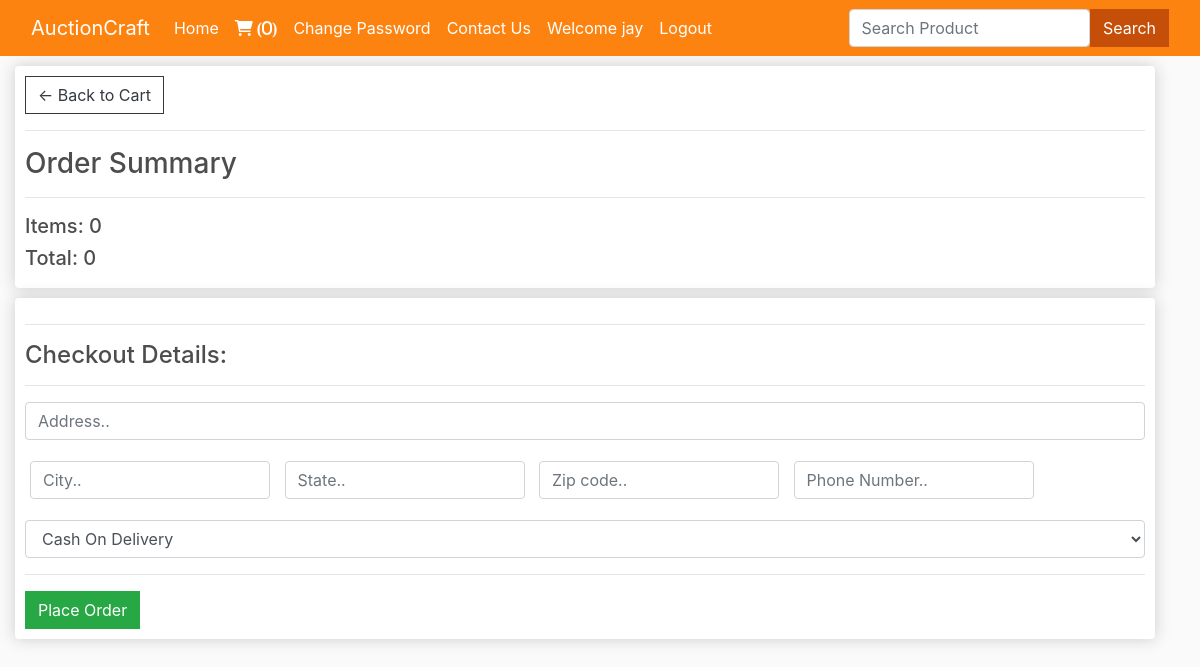
Page /checkout/ (signed in) on the earlier database version.
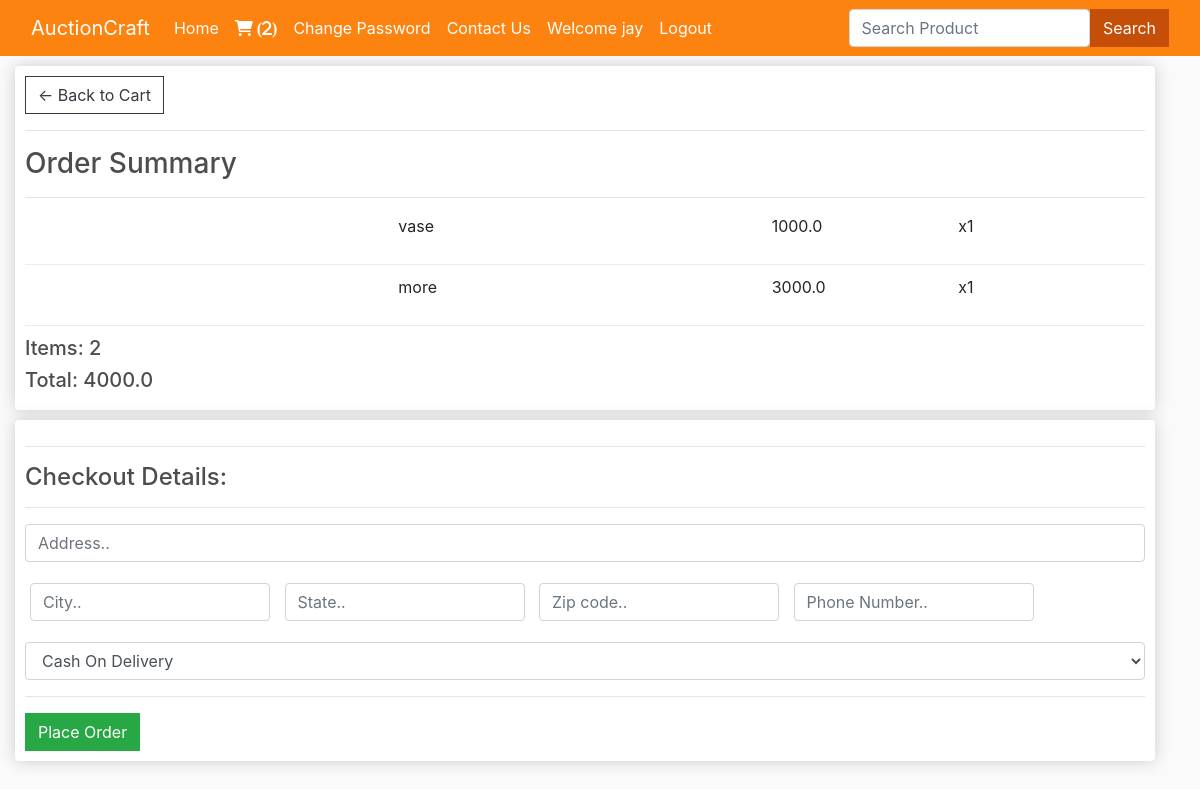
Same page on the later database version.
### users/models.py (models this page shows, shortened)
class Purchase(models.Model):
    customer = models.ForeignKey(Customer, on_delete=models.SET_NULL, null=True)
    date_ordered = models.DateTimeField(default=now)
    complete = models.BooleanField(default=False)
    @property
    def get_cart_total(self):
        orderitems = self.purchaseitem_set.all()
        total = sum([item.get_total for item in orderitems])
        return total
    @property
    def get_cart_items(self):
        orderitems = self.purchaseitem_set.all()
        total = sum([item.quantity for item in orderitems])
        return total

class PurchaseItem(models.Model):
    product = models.ForeignKey(AuctionItem, on_delete=models.SET_NULL, null=True)
    order = models.ForeignKey(Purchase, on_delete=models.SET_NULL, null=True)
    quantity = models.IntegerField(default=0)
    date_added = models.DateTimeField(default=now)
    @property
    def get_total(self):
        total = self.product.price * self.quantity
        return total

class AuctionItem(models.Model):
    seller = models.ForeignKey(User, on_delete=models.CASCADE)
    name = models.CharField(max_length=100)
    price = models.FloatField()
    image = CloudinaryField('image')

### users/views.py (the view, shortened to what this page needs)
# urls.py: path("checkout/", views.checkout, name="checkout"),
def checkout(request):
    data = cartData(request)
    items = data['items']
    order = data['order']
    cartItems = data['cartItems']
    total = order.get_cart_total
    return render(request, "users/checkout.html", {'items':items, 'order':order, 'cartItems':cartItems})

### users/inherit.py (called while the page is built)
def cartData(request):
    if request.user.is_authenticated:
        customer = request.user.customer
        order, created = Purchase.objects.get_or_create(customer=customer, complete=False)
        items = order.purchaseitem_set.all()
        cartItems = order.get_cart_items
    else:
        items = []
        order = {'get_cart_total':0, 'get_cart_items':0}
        cartItems = order['get_cart_items']
    return {'cartItems':cartItems, 'items':items, 'order':order}

### users/templates/users/checkout.html (shortened to what this page needs)
{% extends 'users/base.html' %}
{% load static %}
{% block body %}
<div class="container-fluid row">
	<div class="col-lg-12">
		<div class="box-element">
			<a class="btn btn-outline-dark" href="/cart/">&#x2190; Back to Cart</a>
			<hr>
			<h3>Order Summary</h3>
			<hr>
			{% for item in items %}
			<div class="cart-row">
				<div style="flex:2"><img class="row-image" src="{{item.product.image.url}}"></div>
				<div style="flex:2">
					<p>{{item.product.name}}</p>
				</div>
				<div style="flex:1">
					<p>{{item.product.price}}</p>
				</div>
				<div style="flex:1">
					<p>x{{item.quantity}}</p>
				</div>
			</div>
			{% endfor %}
			<h5>Items: {{order.get_cart_items}}</h5>
			<h5>Total: {{order.get_cart_total}}</h5>
		</div>
	</div>
	<div class="col-lg-12">
		<div class="box-element" id="form-wrapper">
			<form method="POST"> {% csrf_token %}
				<div id="shipping-info">
					<hr>
					<h4>Checkout Details:</h4>
					<hr>
					<div class="">
						<input class="form-control" type="text" name="address" placeholder="Address.." required>
					</div>
					<div class="form-field mt-3">
						<input class="form-control" type="text" name="city" placeholder="City.." required>
					</div>
					<div class="form-field">
						<input class="form-control" type="text" name="state" placeholder="State.." required>
					</div>
					<div class="form-field">
						<input class="form-control" type="text" name="zipcode" placeholder="Zip code.." required>
					</div>
					<div class="form-field">
						<input class="form-control" type="text" name="phone_number" placeholder="Phone Number.."
							required>
					</div>
					<div class="mt-3">
						<select name="payment" id="payment" class="form-control mt-3">
							<option value="Cash On Delivery">Cash On Delivery</option>
						</select>
					</div>
				</div>
				<hr>
				<input type="submit" value="Place Order" id="form-button" class="btn btn-success">
			</form>
		</div>
		<br>
	</div>
</div>
{% endblock %}

### users/templates/users/base.html (shortened to what this page needs)
{% load static %}
<!DOCTYPE html>
<html lang="en">
<head>
	<link rel="stylesheet" href="https://cdnjs.cloudflare.com/ajax/libs/font-awesome/6.0.0/css/all.min.css"
>
	<link rel="stylesheet" href="https://cdn.jsdelivr.net/npm/bootstrap@4.6.2/dist/css/bootstrap.min.css"
>
	{% block style %}
	<link rel="stylesheet" type="text/css" href="{% static 'css/base.css' %}">
	{% endblock style %}
</head>
<body>
	<nav class="navbar navbar-expand-lg navbar-dark sticky-top">
		<div class="container-fluid">
			<a class="navbar-brand" href="/">AuctionCraft</a>
			<div class="collapse navbar-collapse" id="navbarSupportedContent">
				<div class="w-75">
					<ul class="navbar-nav me-auto mb-2 mb-lg-0">
						<li class="nav-item">
							<a class="nav-link active" aria-current="page" href="/">Home</a>
						</li>
						{% if request.user.is_authenticated %}
						<li class="nav-item">
							<a class="nav-link active" aria-current="page" href="/cart/"><span
									class=" fa fa-shopping-cart"> ({{cartItems}})</span></a>
						</li>
						<li class="nav-item">
							<a class="nav-link active" href="/change_password/">Change Password</a>
						</li>
						<li class="nav-item">
							<a class="nav-link active" href="/loggedin_contact/">Contact Us</a>
						</li>
						{% endif %}
						{% if not request.user.is_authenticated %}
						<li class="nav-item">
							<a class="nav-link active" aria-current="page" href="/register/">Register</a>
						</li>
						<li class="nav-item">
							<a class="nav-link active" aria-current="page" href="/login/">Login</a>
						</li>
						<li class="nav-item">
							<a class="nav-link active" href="/contact/">Contact Us</a>
						</li>
						{% else %}
						<li class="nav-item">
							<a class="nav-link user active" aria-current="page" href="#">Welcome
								{{request.user}}</a>
						</li>
						<li class="nav-item">
							<a class="nav-link active" aria-current="page" href="/logout/">Logout</a>
						</li>
						{% endif %}
					</ul>
				</div>
				<form class="d-flex" method="POST" action="/search/"> {% csrf_token %}
					<input class="form-control me-2" type="search" name="search" placeholder="Search Product"
						aria-label="Search">
					<button href="/search/" class="btn" style="background-color: #c54e09; color: white;" type="submit">Search</button>
				</form>
			</div>
		</div>
	</nav>
	{% block body %}
	{% endblock %}
</body>
</html>

Differences in the rows shown:
no longer on this page (row edited): Purchase: get_cart_items "0", get_cart_total "0"
added PurchaseItem: product.name "vase", product.price "1000.0", quantity "1"
added PurchaseItem: product.name "more", product.price "3000.0", quantity "1"
added Purchase: get_cart_items "2", get_cart_total "4000.0"
Other differences:
{{ cartItems }}: "0" → "2"
